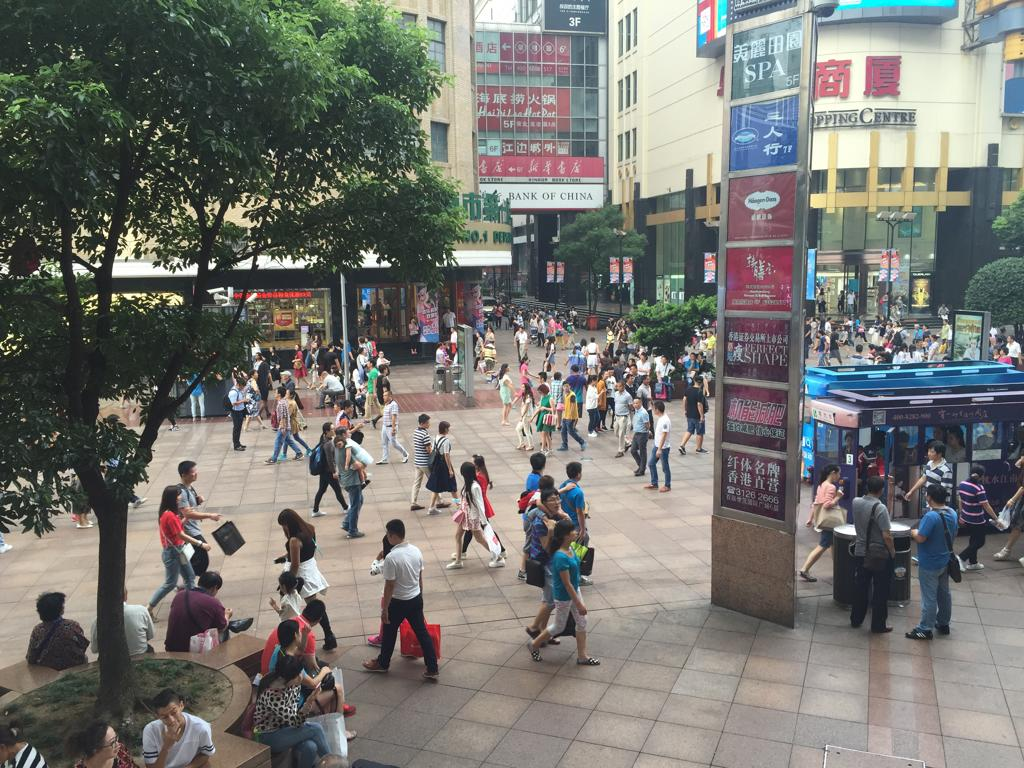
#> input picture density-classifier/images/dense/IMG_100.jpg, 1024 x 768 px
$ python -i classif_cams.py   (imports and definitions only)
#> lines starting #> are read from the running program, lines starting #| are printed output that depends on the picture; after the words box and inside, x2 and y2 are one past the last pixel; in counts of white or black regions, pixels touching at a corner belong together
#> further down, picture is the input picture: PIL image 1024x768 RGB; mean R, G, B 118.4, 118.1, 113.1
import json
import os
import numpy as np
import cv2
from PIL import Image
import matplotlib.pyplot as plt
import imageio

from database_iterator_30kcams import database_iterator
from scene_detection_30kcams import SceneDetectionClass

def brightness(image):
    img = np.array(image.convert('RGB'))
    img = cv2.resize(img, (224, 224), interpolation = cv2.INTER_AREA)
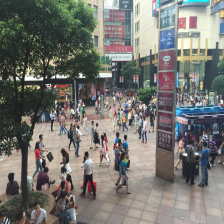
#> img: shape (224, 224, 3); mean R, G, B 118.4, 118.1, 113.1
    # black_or_white = np.mean(img)

    grey = cv2.cvtColor(img, cv2.COLOR_BGR2GRAY)
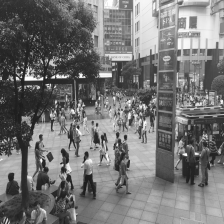
#> grey: shape (224, 224); min 27, max 255, mean 116.7
    ret, img = cv2.threshold(grey, 127, 255, cv2.THRESH_BINARY)
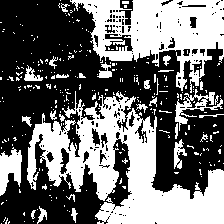
#> img: shape (224, 224); 43.2% white; 280 white regions (252 under 20 px), largest, box (x1, y1, x2, y2) and area: (27, 91, 224, 224) 11324, (70, 0, 224, 93) 6957, (0, 147, 22, 196) 658
    img_arr = np.array(img)
    thresh = np.sum(img_arr)/(224 * 224)
#> thresh = 110.2

    # print(f"thresh: {thresh}")
    # print(f"b/w : {black_or_white}")
    return thresh, 100#black_or_white

# [111 lines left out: functions all_same, merge_classif, validate_image, classify_image, dict_mean_sort, not called in this run]


# [46 lines not run here, left out]

>>> from PIL import Image
>>> picture = Image.open('../density-classifier/images/dense/IMG_100.jpg')
>>> result = brightness(picture)
#> result = (110.2, 100)

$ run again, on density-classifier/images/dense/IMG_108.jpg
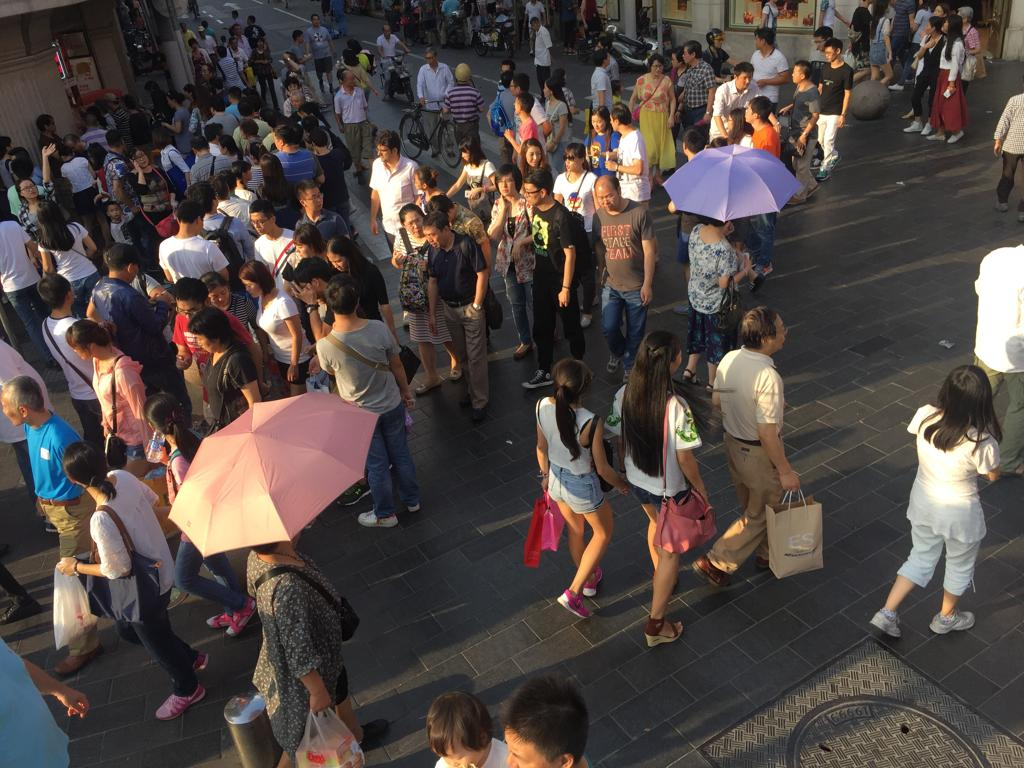
#> input picture density-classifier/images/dense/IMG_108.jpg, 1024 x 768 px
#> picture is the input picture: PIL image 1024x768 RGB; mean R, G, B 80.2, 70.9, 67.7
#> in brightness, `grey = cv2.cvtColor(img, cv2.COLOR_BGR2GRAY)`:
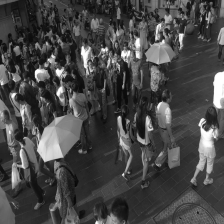
#> grey: shape (224, 224); min 8, max 255, mean 71
#> in brightness, `ret, img = cv2.threshold(grey, 127, 255, cv2.THRESH_BINARY)`:
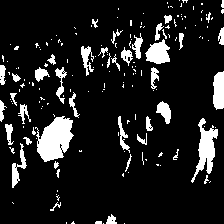
#> img: shape (224, 224); 11.9% white; 171 white regions (129 under 20 px), largest, box (x1, y1, x2, y2) and area: (35, 116, 74, 162) 1130, (191, 118, 218, 183) 696, (145, 39, 170, 64) 413
#> thresh = 30.38
#> result = (30.38, 100)

$ run again, on density-classifier/images/dense/IMG_111.jpg
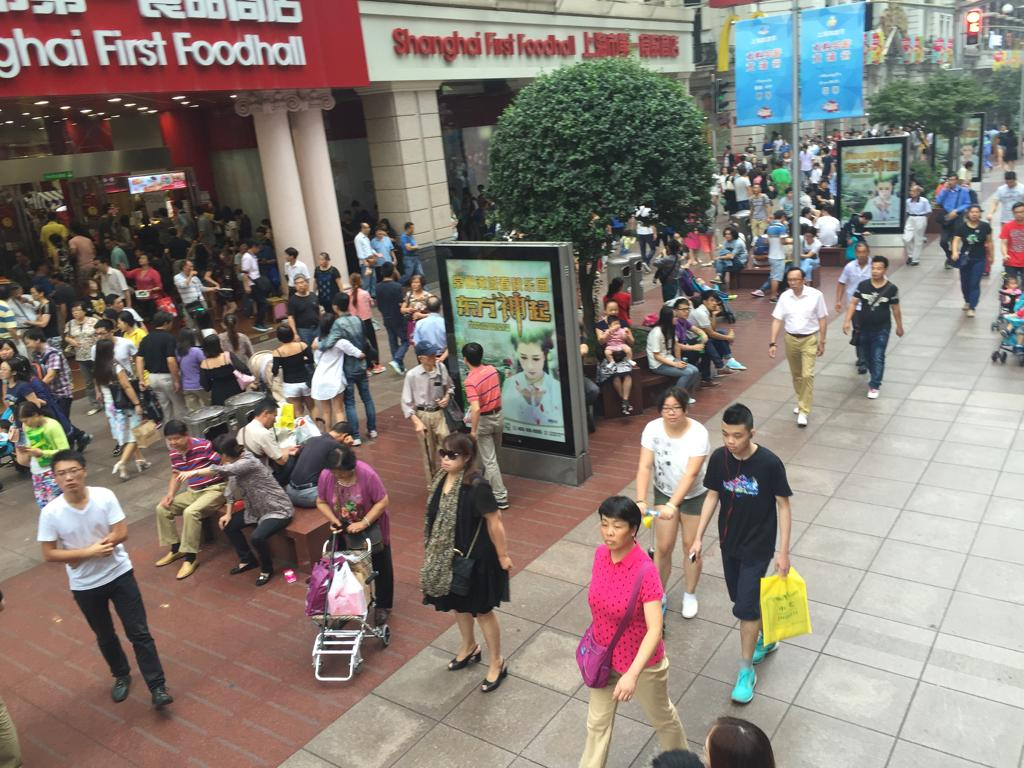
#> input picture density-classifier/images/dense/IMG_111.jpg, 1024 x 768 px
#> picture is the input picture: PIL image 1024x768 RGB; mean R, G, B 134.6, 124.4, 117.2
#> in brightness, `grey = cv2.cvtColor(img, cv2.COLOR_BGR2GRAY)`:
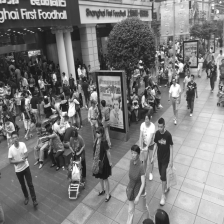
#> grey: shape (224, 224); min 23, max 255, mean 123.4
#> in brightness, `ret, img = cv2.threshold(grey, 127, 255, cv2.THRESH_BINARY)`:
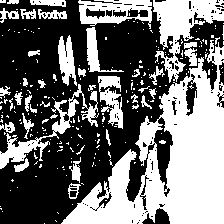
#> img: shape (224, 224); 44.4% white; 236 white regions (197 under 20 px), largest, box (x1, y1, x2, y2) and area: (61, 40, 224, 224) 12589, (153, 0, 224, 83) 2363, (0, 84, 99, 169) 1458
#> thresh = 113.2
#> result = (113.2, 100)

$ run again, on density-classifier/images/dense/IMG_114.jpg
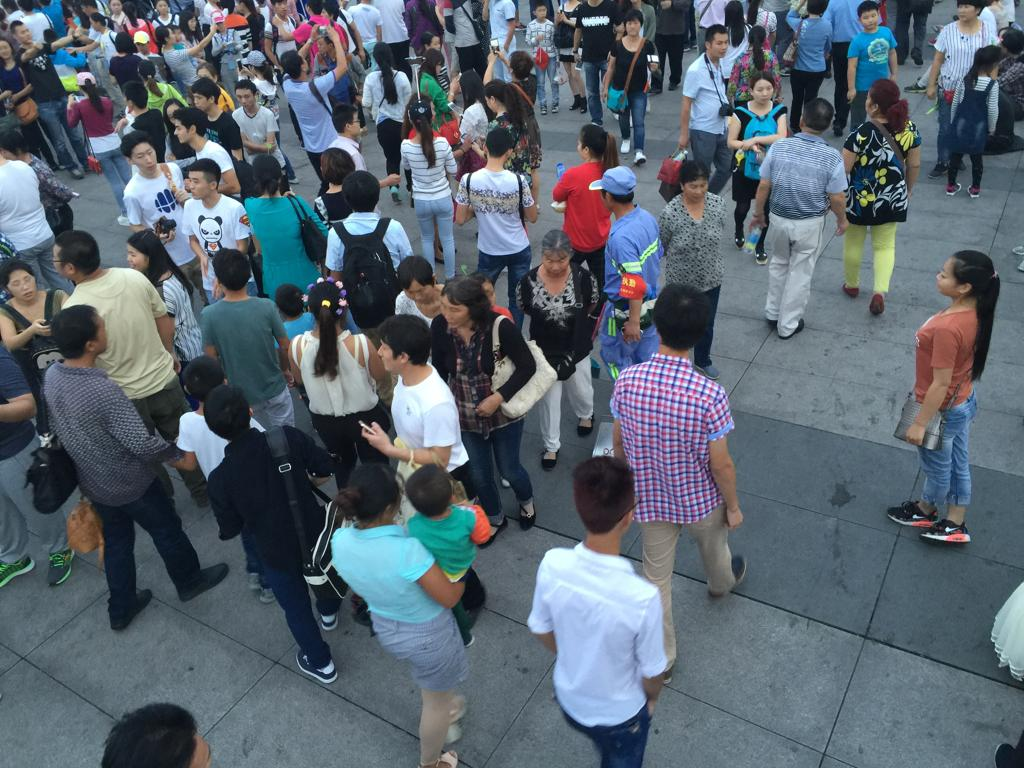
#> input picture density-classifier/images/dense/IMG_114.jpg, 1024 x 768 px
#> picture is the input picture: PIL image 1024x768 RGB; mean R, G, B 89.4, 100.7, 111.4
#> in brightness, `grey = cv2.cvtColor(img, cv2.COLOR_BGR2GRAY)`:
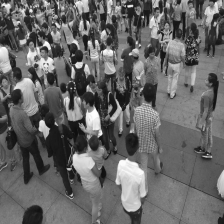
#> grey: shape (224, 224); min 14, max 255, mean 102.6
#> in brightness, `ret, img = cv2.threshold(grey, 127, 255, cv2.THRESH_BINARY)`:
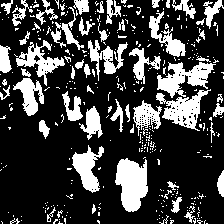
#> img: shape (224, 224); 25.4% white; 349 white regions (292 under 20 px), largest, box (x1, y1, x2, y2) and area: (115, 158, 148, 212) 1264, (157, 62, 216, 98) 1005, (156, 89, 211, 131) 943
#> thresh = 64.86
#> result = (64.86, 100)
